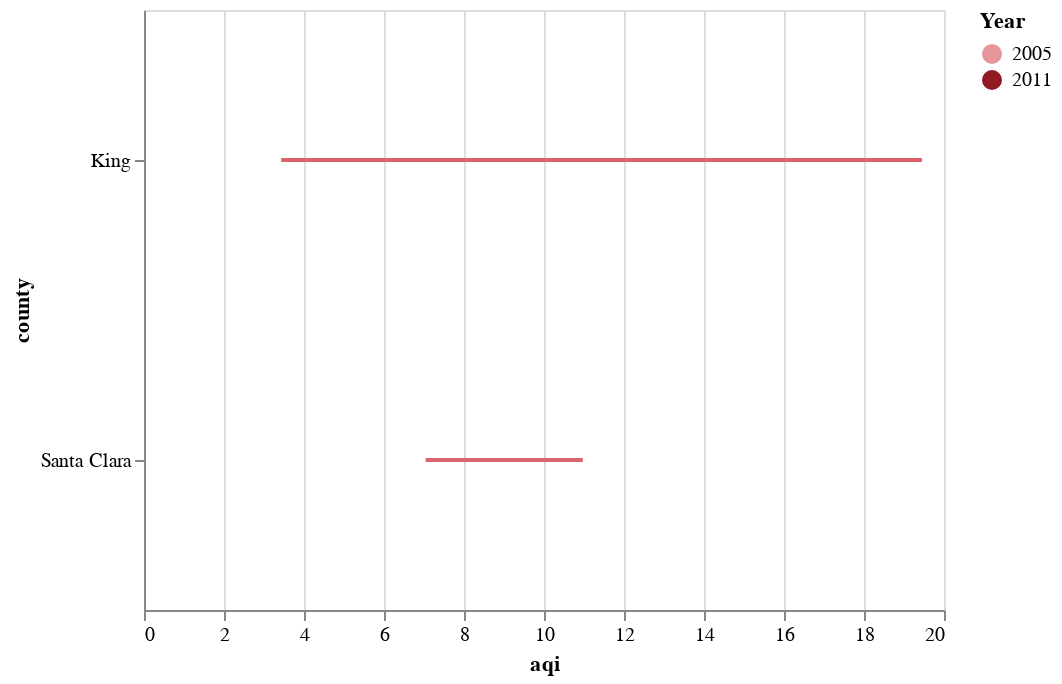

Here is the notebook cell this chart was saved with:
### Markdown cell above
$\beta_{0}$: Mean Seattle AQI prior to 2008 \
$\beta_{Treatment}$: Difference in average AQI between the two counties prior to 2008 \
$\beta_{Post}$: Difference in Seattle's average AQI before and after 2008\
$\beta_{Treatment * Post}$: Difference in difference estimate of the effect of the carbon tax on AQI 

According to this model, the implementation of the carbon tax increases AQI by a value of 8.73 points

This of course goes against the intuition that a levyed carbon tax would increase air quality. The following plots show that Seattle would not work as a counterfactual.

### Code cell
chart = alt.layer(
    data=df
).transform_filter(
    filter={"field": 'county',
            "oneOf": ["Santa Clara", "King"]}
).transform_filter(
    filter={'field': 'Year',
            "oneOf": [2005, 2011]}
)

chart += alt.Chart().mark_line(color='#db646f').encode(
    x='aqi:Q',
    y='county:N',
    detail='county:N'
)

chart += alt.Chart().mark_point(
    size=100,
    opacity=1,
    filled=True
).encode(
    x='aqi:Q',
    y='county:N',
    color=alt.Color('Year:O',
        scale=alt.Scale(
            domain=['2005', '2011'],
            range=['#e6959c', '#911a24']
        )
    )
).interactive()

chart

### Figure 1 — Vega-Lite specification as saved in the notebook (floating-point values rounded to 4 significant figures)
{"$schema": "https://vega.github.io/schema/vega-lite/v3.4.0.json", "config": {"mark": {"tooltip": null}, "view": {"height": 300, "width": 400}}, "data": {"name": "data-83973b2bc89f2f7ec44d353c8e877e82"}, "datasets": {"data-83973b2bc89f2f7ec44d353c8e877e82": [{"Year": 2003, "aqi": 12.06, "cost": 11.78, "county": "Santa Clara", "electricity": 15180.0, "gas": 482.4, "population": 1673000, "post": 0, "treatment": 1, "treatxpost": 0}, {"Year": 2004, "aqi": 10.71, "cost": 11.35, "county": "Santa Clara", "electricity": 15360.0, "gas": 510.8, "population": 1676000, "post": 0, "treatment": 1, "treatxpost": 0}, {"Year": 2005, "aqi": 10.97, "cost": 11.63, "county": "Santa Clara", "electricity": 15570.0, "gas": 462.9, "population": 1691000, "post": 0, "treatment": 1, "treatxpost": 0}, {"Year": 2006, "aqi": 8.39, "cost": 12.82, "county": "Santa Clara", "electricity": 16060.0, "gas": 485.1, "population": 1709000, "post": 0, "treatment": 1, "treatxpost": 0}, {"Year": 2007, "aqi": 7.95, "cost": 12.8, "county": "Santa Clara", "electricity": 16460.0, "gas": 472.2, "population": 1733000, "post": 0, "treatment": 1, "treatxpost": 0}, {"Year": 2008, "aqi": 7.83, "cost": 12.49, "county": "Santa Clara", "electricity": 16730.0, "gas": 473.2, "population": 1765000, "post": 1, "treatment": 1, "treatxpost": 1}, {"Year": 2009, "aqi": 6.86, "cost": 13.24, "county": "Santa Clara", "electricity": 16560.0, "gas": 461.9, "population": 1792000, "post": 1, "treatment": 1, "treatxpost": 1}, {"Year": 2010, "aqi": 5.95, "cost": 13.01, "county": "Santa Clara", "electricity": 16270.0, "gas": 457.6, "population": 1786000, "post": 1, "treatment": 1, "treatxpost": 1}, {"Year": 2011, "aqi": 7.04, "cost": 13.05, "county": "Santa Clara", "electricity": 16550.0, "gas": 471.7, "population": 1812000, "post": 1, "treatment": 1, "treatxpost": 1}, {"Year": 2012, "aqi": 6.73, "cost": 13.53, "county": "Santa Clara", "electricity": 16510.0, "gas": 454.6, "population": 1838000, "post": 1, "treatment": 1, "treatxpost": 1}, {"Year": 2013, "aqi": 7.59, "cost": 14.3, "county": "Santa Clara", "electricity": 16580.0, "gas": 465.9, "population": 1866000, "post": 1, "treatment": 1, "treatxpost": 1}, {"Year": 2003, "aqi": 21.62, "cost": 5.86, "county": "King", "electricity": 19340.0, "gas": 600.1, "population": 1767000, "post": 0, "treatment": 0, "treatxpost": 0}, {"Year": 2004, "aqi": 19.42, "cost": 5.8, "county": "King", "electricity": 19520.0, "gas": 591.1, "population": 1779000, "post": 0, "treatment": 0, "treatxpost": 0}, {"Year": 2005, "aqi": 19.45, "cost": 5.87, "county": "King", "electricity": 19930.0, "gas": 602.1, "population": 1800000, "post": 0, "treatment": 0, "treatxpost": 0}, {"Year": 2006, "aqi": 13.67, "cost": 6.14, "county": "King", "electricity": 20510.0, "gas": 620.1, "population": 1828000, "post": 0, "treatment": 0, "treatxpost": 0}, {"Year": 2007, "aqi": 10.62, "cost": 6.37, "county": "King", "electricity": 20930.0, "gas": 648.2, "population": 1853000, "post": 0, "treatment": 0, "treatxpost": 0}, {"Year": 2008, "aqi": 9.45, "cost": 6.55, "county": "King", "electricity": 21250.0, "gas": 671.2, "population": 1881000, "post": 1, "treatment": 0, "treatxpost": 0}, {"Year": 2009, "aqi": 8.27, "cost": 6.59, "county": "King", "electricity": 21190.0, "gas": 656.2, "population": 1918000, "post": 1, "treatment": 0, "treatxpost": 0}, {"Year": 2010, "aqi": 3.41, "cost": 6.66, "county": "King", "electricity": 21590.0, "gas": 651.9, "population": 1938000, "post": 1, "treatment": 0, "treatxpost": 0}, {"Year": 2011, "aqi": 3.43, "cost": 6.78, "county": "King", "electricity": 21510.0, "gas": 641.8, "population": 1974000, "post": 1, "treatment": 0, "treatxpost": 0}, {"Year": 2012, "aqi": 3.18, "cost": 6.94, "county": "King", "electricity": 21700.0, "gas": 673.2, "population": 2011000, "post": 1, "treatment": 0, "treatxpost": 0}, {"Year": 2013, "aqi": 3.41, "cost": 7.09, "county": "King", "electricity": 21760.0, "gas": 670.6, "population": 2047000, "post": 1, "treatment": 0, "treatxpost": 0}]}, "layer": [{"encoding": {"detail": {"field": "county", "type": "nominal"}, "x": {"field": "aqi", "type": "quantitative"}, "y": {"field": "county", "type": "nominal"}}, "mark": {"color": "#db646f", "type": "line"}}, {"encoding": {"color": {"field": "Year", "scale": {"domain": ["2005", "2011"], "range": ["#e6959c", "#911a24"]}, "type": "ordinal"}, "x": {"field": "aqi", "type": "quantitative"}, "y": {"field": "county", "type": "nominal"}}, "mark": {"filled": true, "opacity": 1, "size": 100, "type": "point"}, "selection": {"selector029": {"bind": "scales", "encodings": ["x", "y"], "type": "interval"}}}], "transform": [{"filter": {"field": "county", "oneOf": ["Santa Clara", "King"]}}, {"filter": {"field": "Year", "oneOf": [2005, 2011]}}]}
